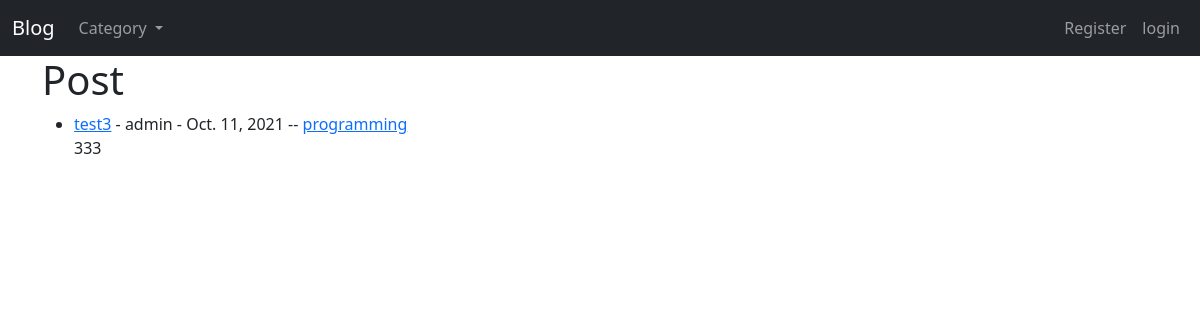
Before: / with the older database file.
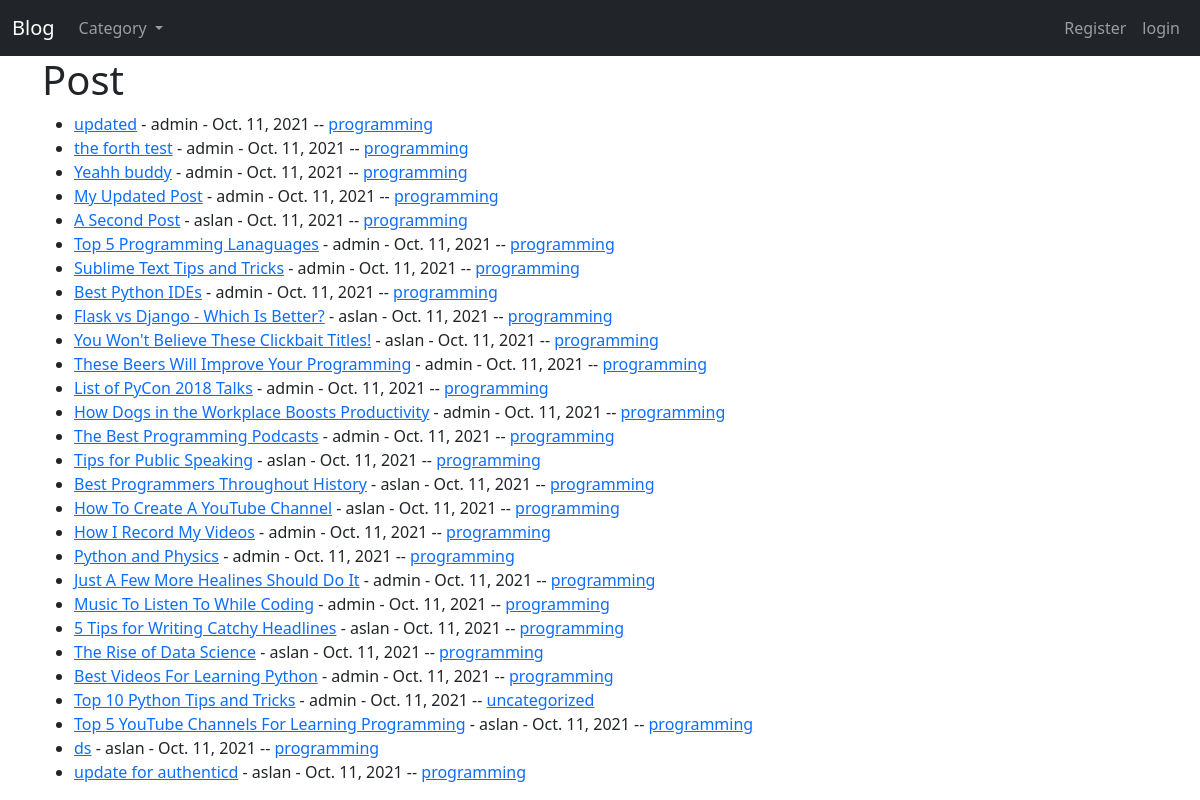
After: the same page with the newer database file.
### myblog/models.py (models this page shows, shortened)
class Post(models.Model):
    title = models.CharField(max_length=255)
    header_image = models.ImageField(null=True, blank=True, upload_to='images/')
    title_tag = models.CharField(max_length=255, default='blogpost')
    author = models.ForeignKey(User, on_delete=models.CASCADE)
    body = RichTextField(blank=True, null=True)
    post_date = models.DateField(auto_now_add=True)
    category = models.CharField(max_length=250, default='uncategorized')
    snippet = models.CharField(max_length=250)
    likes = models.ManyToManyField(User, related_name='blog_post')

### myblog/views.py (the view)
# urls.py: path('', HomeView.as_view(), name='home'),
class HomeView(ListView):
    model = Post
    template_name = 'myblog/home.html'
    ordering = ['-post_date']
    def get_context_data(self, *args, **kwargs):
        cat_menu = Category.objects.all()
        context = super(HomeView, self).get_context_data(*args, **kwargs)
        context['cat_menu'] = cat_menu
        return context

### myblog/models.py (called while the page is built)
    def __str__(self):
        return self.name

### myblog/templates/myblog/home.html (shortened to what this page needs)
{% extends 'myblog/base.html' %}
  {% block content%}
  <h1>Post</h1>
<ul>
{% for post in object_list %}
    <li> <a href="{% url 'detail' post.pk %}">{{post.title}}</a> - {{post.author}} - {{post.post_date}} --
        <a href="{% url 'category' post.category|slugify%}">{{post.category}}</a> <br>
        {{post.snippet}}
   </li>
{% endfor %}
    </ul>
  {% endblock content%}

Changed rows visible on the page:
removed Post: title "test3", author "admin", post_date "Oct. 11, 2021", category "programming", snippet "333"
added Post: title "updated", author "admin", post_date "Oct. 11, 2021", category "programming"
added Post: title "the forth test", author "admin", post_date "Oct. 11, 2021", category "programming"
added Post: title "Yeahh buddy", author "admin", post_date "Oct. 11, 2021", category "programming"
added Post: title "My Updated Post", author "admin", post_date "Oct. 11, 2021", category "programming"
added Post: title "A Second Post", author "aslan", post_date "Oct. 11, 2021", category "programming"
added Post: title "Top 5 Programming Lanaguages", author "admin", post_date "Oct. 11, 2021", category "programming"
added Post: title "Sublime Text Tips and Tricks", author "admin", post_date "Oct. 11, 2021", category "programming"
added Post: title "Best Python IDEs", author "admin", post_date "Oct. 11, 2021", category "programming"
added Post: title "Flask vs Django - Which Is Better?", author "aslan", post_date "Oct. 11, 2021", category "programming"
added Post: title "You Won't Believe These Clickbait Titles!", author "aslan", post_date "Oct. 11, 2021", category "programming"
added Post: title "These Beers Will Improve Your Programming", author "admin", post_date "Oct. 11, 2021", category "programming"
added Post: title "List of PyCon 2018 Talks", author "admin", post_date "Oct. 11, 2021", category "programming"
added Post: title "How Dogs in the Workplace Boosts Productivity", author "admin", post_date "Oct. 11, 2021", category "programming"
added Post: title "The Best Programming Podcasts", author "admin", post_date "Oct. 11, 2021", category "programming"
added Post: title "Tips for Public Speaking", author "aslan", post_date "Oct. 11, 2021", category "programming"
added Post: title "Best Programmers Throughout History", author "aslan", post_date "Oct. 11, 2021", category "programming"
added Post: title "How To Create A YouTube Channel", author "aslan", post_date "Oct. 11, 2021", category "programming"
added Post: title "How I Record My Videos", author "admin", post_date "Oct. 11, 2021", category "programming"
added Post: title "Python and Physics", author "admin", post_date "Oct. 11, 2021", category "programming"
added Post: title "Just A Few More Healines Should Do It", author "admin", post_date "Oct. 11, 2021", category "programming"
added Post: title "Music To Listen To While Coding", author "admin", post_date "Oct. 11, 2021", category "programming"
added Post: title "5 Tips for Writing Catchy Headlines", author "aslan", post_date "Oct. 11, 2021", category "programming"
added Post: title "The Rise of Data Science", author "aslan", post_date "Oct. 11, 2021", category "programming"
added Post: title "Best Videos For Learning Python", author "admin", post_date "Oct. 11, 2021", category "programming"
added Post: title "Top 10 Python Tips and Tricks", author "admin", post_date "Oct. 11, 2021", category "uncategorized"
added Post: title "Top 5 YouTube Channels For Learning Programming", author "aslan", post_date "Oct. 11, 2021", category "programming"
added Post: title "ds", author "aslan", post_date "Oct. 11, 2021", category "programming"
added Post: title "update for authenticd", author "aslan", post_date "Oct. 11, 2021", category "programming"
